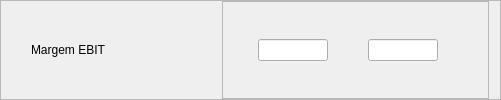
              <widget class="QFrame" name="fMargemEbit">
               <property name="frameShape">
                <enum>QFrame::StyledPanel</enum>
               </property>
               <property name="frameShadow">
                <enum>QFrame::Raised</enum>
               </property>
               <layout class="QHBoxLayout" name="horizontalLayout_66">
                <property name="leftMargin">
                 <number>30</number>
                </property>
                <property name="topMargin">
                 <number>0</number>
                </property>
                <property name="bottomMargin">
                 <number>0</number>
                </property>
                <item>
                 <widget class="QLabel" name="label_45">
                  <property name="minimumSize">
                   <size>
                    <width>185</width>
                    <height>0</height>
                   </size>
                  </property>
                  <property name="maximumSize">
                   <size>
                    <width>185</width>
                    <height>150</height>
                   </size>
                  </property>
                  <property name="styleSheet">
                   <string notr="true">font: 14pt &quot;Segoe UI&quot;;</string>
                  </property>
                  <property name="text">
                   <string>Margem EBIT</string>
                  </property>
                  <property name="alignment">
                   <set>Qt::AlignLeading|Qt::AlignLeft|Qt::AlignVCenter</set>
                  </property>
                 </widget>
                </item>
                <item>
                 <widget class="QFrame" name="frame_40">
                  <property name="frameShape">
                   <enum>QFrame::StyledPanel</enum>
                  </property>
                  <property name="frameShadow">
                   <enum>QFrame::Raised</enum>
                  </property>
                  <layout class="QHBoxLayout" name="horizontalLayout_67">
                   <property name="spacing">
                    <number>0</number>
                   </property>
                   <property name="leftMargin">
                    <number>35</number>
                   </property>
                   <property name="topMargin">
                    <number>0</number>
                   </property>
                   <property name="rightMargin">
                    <number>50</number>
                   </property>
                   <property name="bottomMargin">
                    <number>0</number>
                   </property>
                   <item>
                    <widget class="QLineEdit" name="min_MargemEbit">
                     <property name="maximumSize">
                      <size>
                       <width>70</width>
                       <height>16777215</height>
                      </size>
                     </property>
                     <property name="focusPolicy">
                      <enum>Qt::StrongFocus</enum>
                     </property>
                     <property name="alignment">
                      <set>Qt::AlignCenter</set>
                     </property>
                     <property name="placeholderText">
                      <string/>
                     </property>
                    </widget>
                   </item>
                   <item>
                    <spacer name="horizontalSpacer_32">
                     <property name="orientation">
                      <enum>Qt::Horizontal</enum>
                     </property>
                     <property name="sizeType">
                      <enum>QSizePolicy::Expanding</enum>
                     </property>
                     <property name="sizeHint" stdset="0">
                      <size>
                       <width>40</width>
                       <height>20</height>
                      </size>
                     </property>
                    </spacer>
                   </item>
                   <item>
                    <widget class="QLineEdit" name="max_MargemEbit">
                     <property name="maximumSize">
                      <size>
                       <width>70</width>
                       <height>16777215</height>
                      </size>
                     </property>
                     <property name="focusPolicy">
                      <enum>Qt::StrongFocus</enum>
                     </property>
                     <property name="alignment">
                      <set>Qt::AlignCenter</set>
                     </property>
                     <property name="placeholderText">
                      <string/>
                     </property>
                    </widget>
                   </item>
                  </layout>
                 </widget>
                </item>
               </layout>
              </widget>
